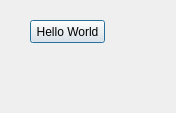
<?xml version="1.0" encoding="UTF-8"?>
<ui version="4.0">
 <class>Dialog</class>
 <widget class="QDialog" name="Dialog">
  <property name="geometry">
   <rect>
    <x>0</x>
    <y>0</y>
    <width>176</width>
    <height>113</height>
   </rect>
  </property>
  <property name="windowTitle">
   <string>Dialog</string>
  </property>
  <widget class="QPushButton" name="pushButton">
   <property name="geometry">
    <rect>
     <x>30</x>
     <y>20</y>
     <width>75</width>
     <height>23</height>
    </rect>
   </property>
   <property name="text">
    <string>Hello World</string>
   </property>
  </widget>
 </widget>
 <layoutdefault spacing="6" margin="11"/>
 <resources/>
 <connections/>
</ui>
